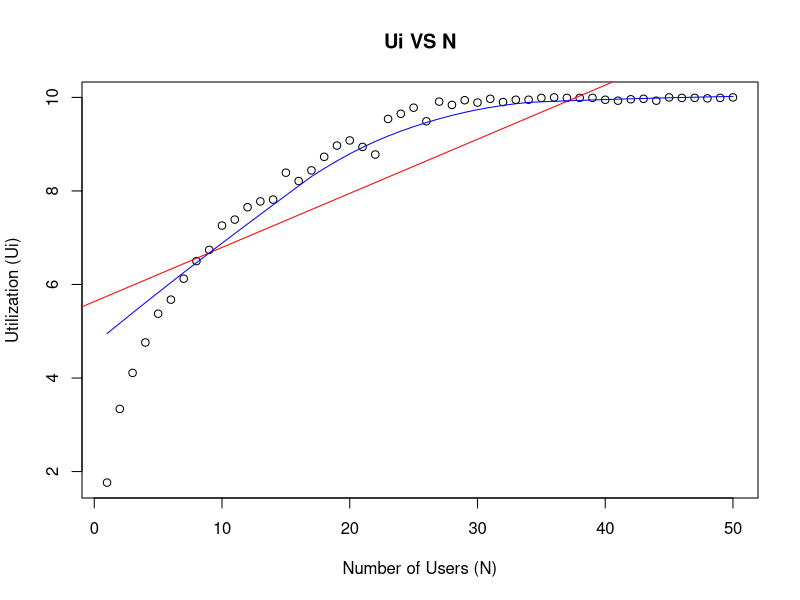
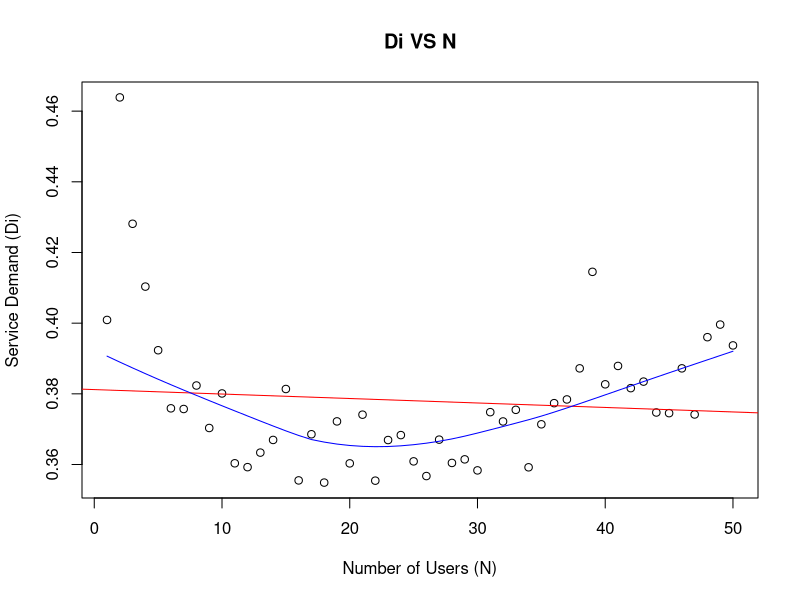
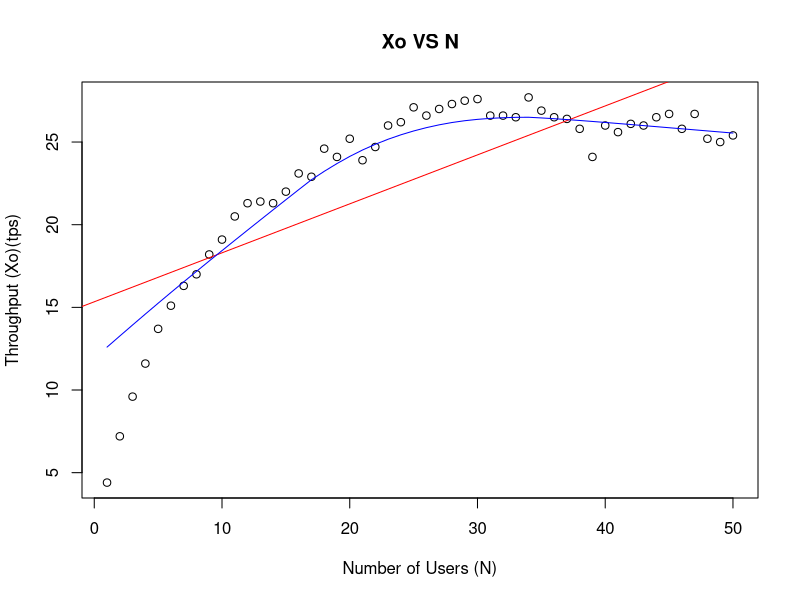
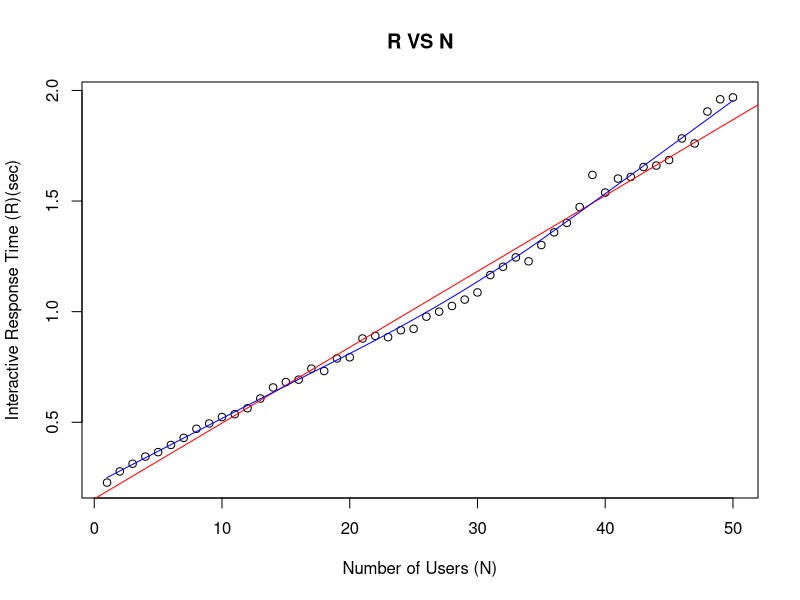

These figures' R source, in order:
#EAA CA2
#James O'Reilly
#X00112673

# reads results.dat file into results variable including the header provided
results = read.table("results.dat", header = TRUE)

# creates N variable and populates it with
# data from the column N in results.dat file
N = results$N

# creates T variable to 10 seconds
# the amount of time each loadtest was active
T = 10 

# creates Co variable and populates it with
# data from the column CN in results.dat file
# the number of completed transactions CN 
Co = results$CN

# creates Xo variable and initializes it to equal
# completed transactions divided by time in seconds
Xo = Co / T

# this is a function to calculate Ui
# to calculate this 
# I subtracted 100 from every idle value to retrieve Bi
# I then divided the busy time (Bi) by T to calculate Ui
Ui <- function(){
  busy = 100 - results$IDLE
  ui = busy / T
}

# To plot this graph I used the plot function in R
# using main to name the graph and xlab/ylab to name
# the axis accordingly, choosing N for the x-axis 
# because this is the independent variable
plot(N, Ui(), main="Ui VS N",
     xlab="Number of Users (N)", ylab="Utilization (Ui)")

# I used the abline & lines functions to calculate the following lines
# with lm calling the regression line
# and lowess calling the lowess line
abline(lm(Ui()~N), col="red") # regression line (y~x) 
lines(lowess(N, Ui()), col="blue") # lowess line (x,y) 


# using the summary function I was able to print out
# stats for Ui() such as min, max, median, mean, 1st 
# and 3rd quartiles 
print("Summary statistics for Utilization (Ui):")
print(summary(Ui()))

Di = Ui() / Xo

# To plot this graph I used the plot function in R
# using main to name the graph and xlab/ylab to name
# the axis accordingly, choosing N for the x-axis 
# because this is the independent variable
plot(N, Di, main="Di VS N",
     xlab="Number of Users (N)", ylab="Service Demand (Di)")
abline(lm(Di~N), col="red") # regression line (y~x) 
lines(lowess(N, Di), col="blue") # lowess line (x,y) 


# using the summary function I was able to print out
# stats for Ui() such as min, max, median, mean, 1st 
# and 3rd quartiles 
print("Summary statistics for Service Demand (Di):")
print(summary(Di))


# To plot this graph I used the plot function in R
# using main to name the graph and xlab/ylab to name
# the axis accordingly, choosing N for the x-axis 
# because this is the independent variable
plot(N, Xo, main="Xo VS N",
     xlab="Number of Users (N)", ylab="Throughput (Xo)(tps)")

abline(lm(Xo~N), col="red") # regression line (y~x) 
lines(lowess(N, Xo), col="blue") # lowess line (x,y) 


# using the summary function I was able to print out
# stats for Ui() such as min, max, median, mean, 1st 
# and 3rd quartiles 
print("Summary statistics for Throughtput (Xo):")
print(summary(Xo))

R = N / Xo

# To plot this graph I used the plot function in R
# using main to name the graph and xlab/ylab to name
# the axis accordingly, choosing N for the x-axis 
# because this is the independent variable
RvsN <- plot(N, R, main="R VS N",
     xlab="Number of Users (N)", ylab="Interactive Response Time (R)(sec)", stat="summary")


abline(lm(R~N), col="red") # regression line (y~x) 
lines(lowess(N, R), col="blue") # lowess line (x,y) 


# using the summary function I was able to print out
# stats for Ui() such as min, max, median, mean, 1st 
# and 3rd quartiles 
print("Summary statistics for Interactive Response Time (R):")
print(summary(R))